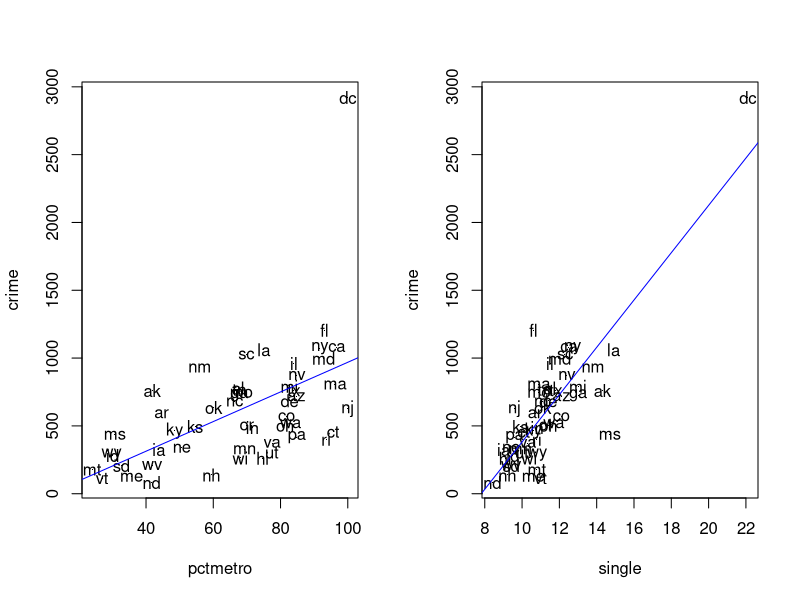
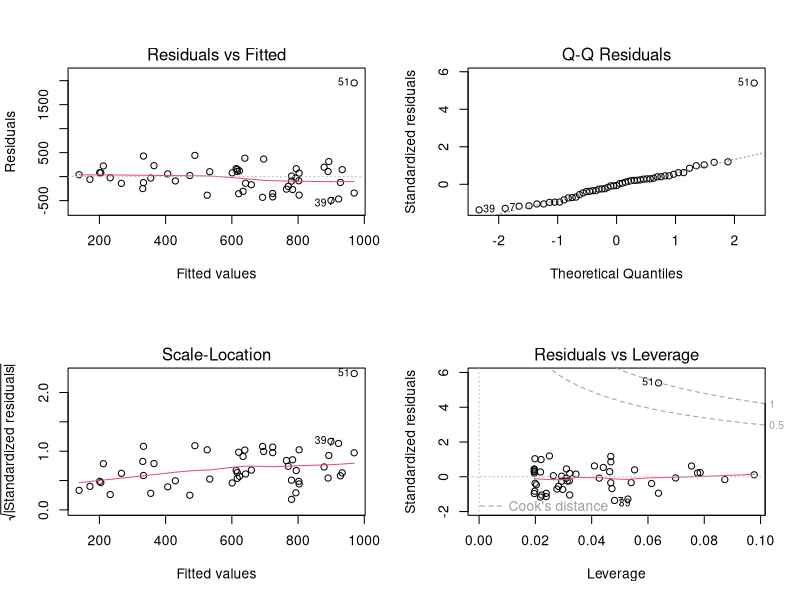
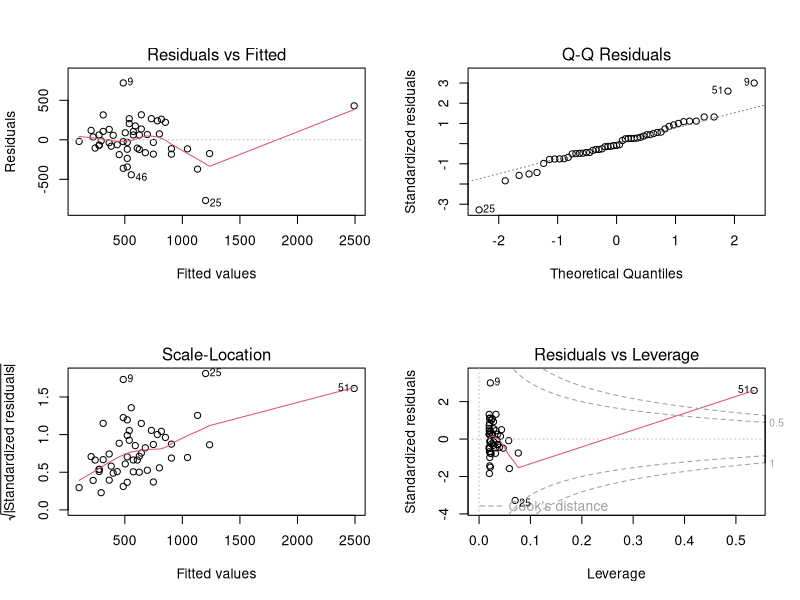
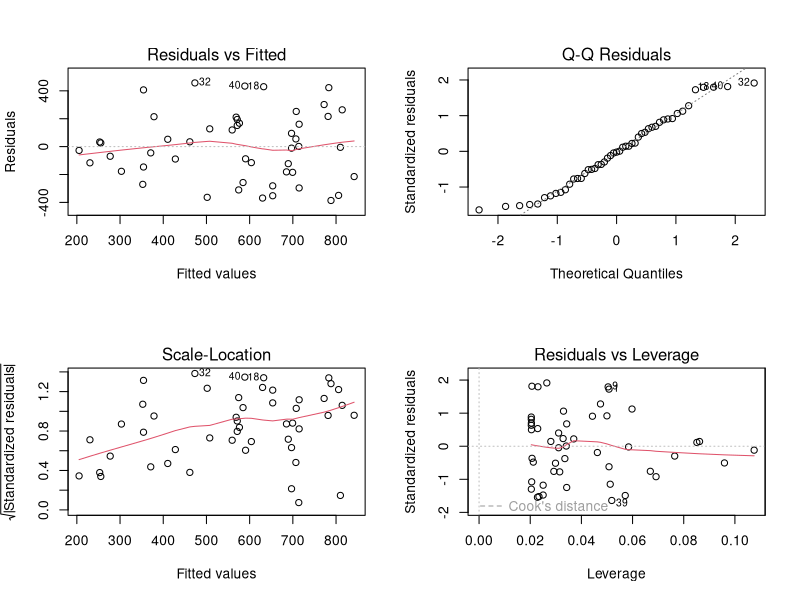
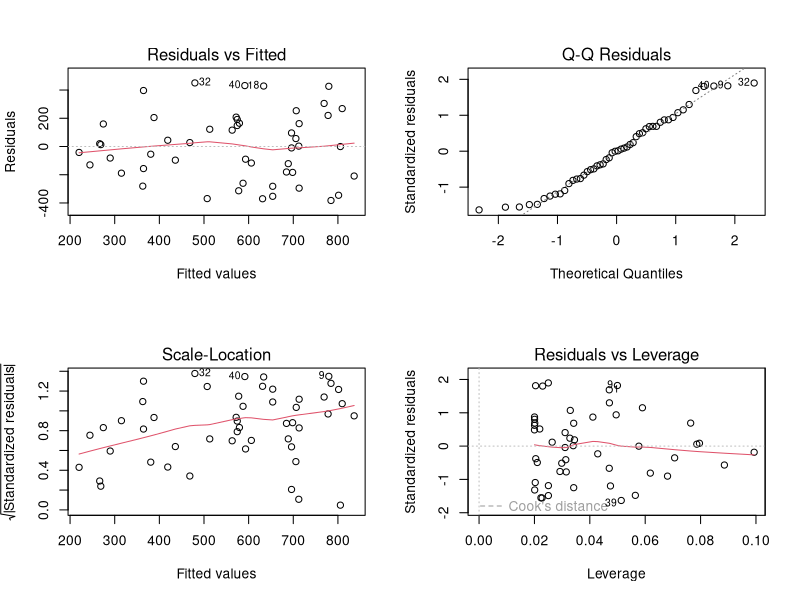
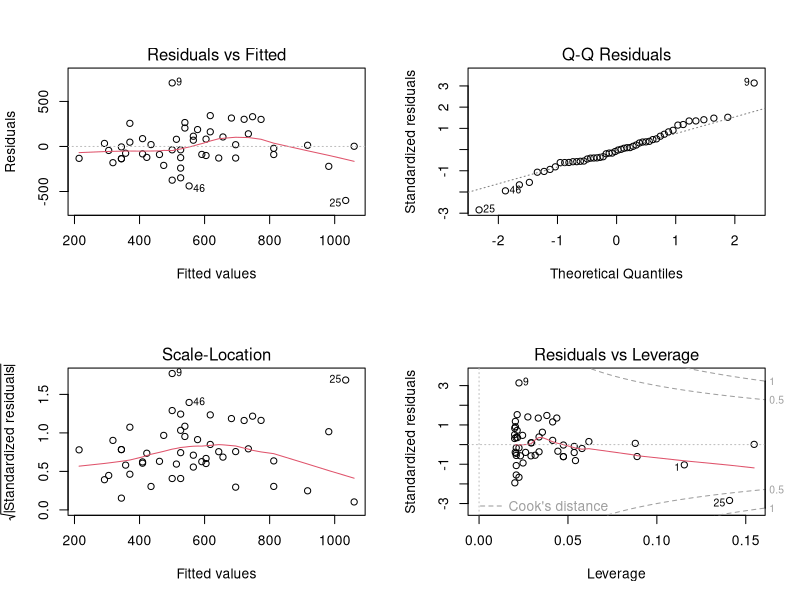
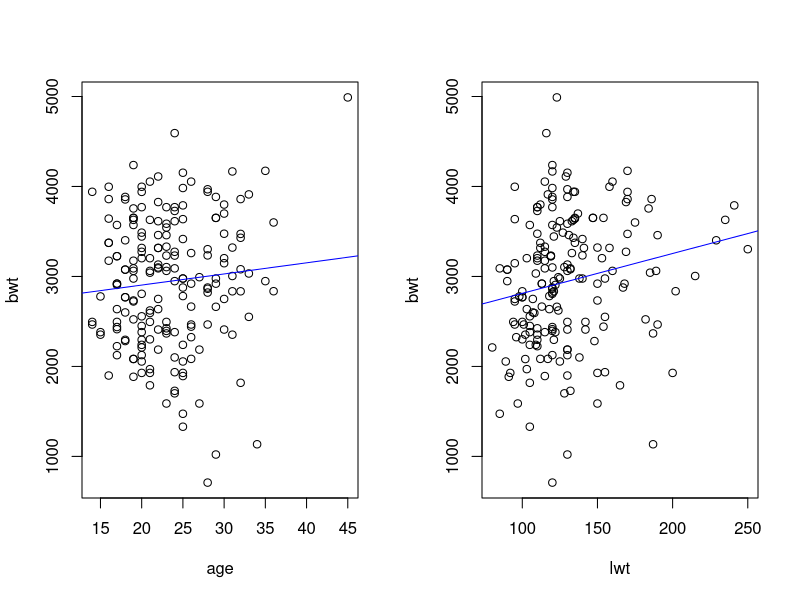
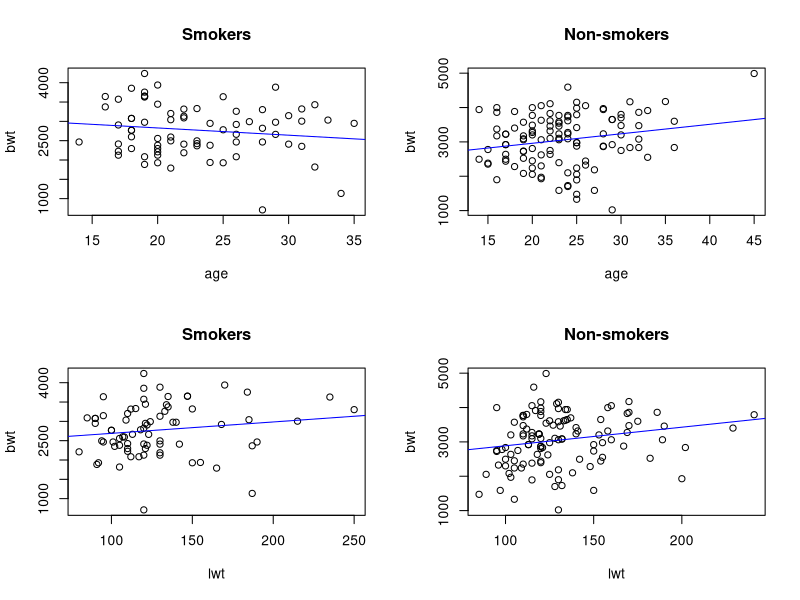

Write the R code that produced these figures, in order.
## ---- chunk 1
#| label: linear-1a-1
#| warning: false
#| echo: true

crime_data <- read.csv('data/crime_mod.csv')
# head(crime_data)

par(mfrow = c(1, 2)) # make plots in 1 row 2 col

# scatter plot: crime vs pctmetro
plot(crime ~ pctmetro, pch=".", data = crime_data)
text(crime ~ pctmetro, labels = state, data = crime_data)

abline(lm(crime ~ pctmetro, data = crime_data), col = 'blue')

# scatter plot: crime vs single
plot(crime ~ single, pch='.', data = crime_data)
text(crime ~ single, labels = state, data = crime_data)

abline(lm(crime ~ single, data = crime_data), col = 'blue')
## ---- chunk 2
#| label: linear-1b-1
#| warning: false
#| echo: true

# regression: crime vs pctmetro
summary(lm(crime ~ pctmetro, data = crime_data))

# residual analysis:
par(mfrow=c(2,2))
plot(lm(crime ~ pctmetro, data = crime_data))
## ---- chunk 3
#| label: linear-1c-1
#| warning: false
#| echo: true

# regression: crime vs single
summary(lm(crime ~ single, data = crime_data))

# residual analysis:
par(mfrow=c(2,2))
plot(lm(crime ~ single, data = crime_data))
## ---- chunk 4
#| label: linear-1d-1
#| warning: false
#| echo: true

# regression: crime vs pctmetro
summary(lm(crime ~ pctmetro, 
           data = crime_data[which(crime_data$state != 'dc'),]))

ids <- crime_data$state != 'dc' & crime_data$state != 'ms'
which.ids <- which(ids)
crime_subset <- crime_data[which.ids, ]
fit <- lm(crime ~ pctmetro, data = crime_subset)
summary(fit)
plot(fit)

# residual analysis:
par(mfrow=c(2,2))
plot(lm(crime ~ pctmetro, 
        data = crime_data[which(crime_data$state != 'dc'),]))
## ---- chunk 5
#| label: linear-1d-2
#| warning: false
#| echo: true

# regression: crime vs single
summary(lm(crime ~ single, 
           data = crime_data[which(crime_data$state != 'dc'),]))

# residual analysis:
par(mfrow=c(2,2))
plot(lm(crime ~ single, 
        data = crime_data[which(crime_data$state != 'dc'),]))
## ---- chunk 6
#| label: linear-2a-1
#| warning: false
#| echo: true

birth <- read.csv('data/birth.csv')
# head(birth)

par(mfrow = c(1, 2)) # make plots in 1 row 2 col

# scatter plots:
plot(bwt ~ age, data = birth)
abline(lm(bwt ~ age, data = birth), col = 'blue')

plot(bwt ~ lwt, data = birth)
abline(lm(bwt ~ lwt, data = birth), col = 'blue')
## ---- chunk 7
#| label: linear-2a-2
#| warning: false
#| echo: true

par(mfrow = c(2, 2)) # make plots in 2 row 2 col

# scatter plots separate for smokers and non-smokers:
plot(bwt ~ age, data = birth[which(birth$smk == 'smoker'),], 
     main="Smokers")
abline(lm(bwt ~ age, data = birth[which(birth$smk == 'smoker'),]), 
          col = 'blue')

plot(bwt ~ age, data = birth[which(birth$smk == 'nonsmoker'),], 
     main="Non-smokers")
abline(lm(bwt ~ age, data = birth[which(birth$smk == 'nonsmoker'),]), 
       col = 'blue')

plot(bwt ~ lwt, data = birth[which(birth$smk == 'smoker'),], 
     main="Smokers")
abline(lm(bwt ~ lwt, data = birth[which(birth$smk == 'smoker'),]), 
          col = 'blue')

plot(bwt ~ lwt, data = birth[which(birth$smk == 'nonsmoker'),], 
     main="Non-smokers")
abline(lm(bwt ~ lwt, data = birth[which(birth$smk == 'nonsmoker'),]), 
       col = 'blue')
## ---- chunk 8
#| label: linear-2b-1
#| warning: false
#| echo: true

cor.test(~ bwt + lwt, data = birth)
## ---- chunk 9
#| label: linear-2c-1
#| warning: false
#| echo: true

boxplot(bwt ~ smk, data = birth)
## ---- chunk 10
#| label: linear-2d-1
#| warning: false
#| echo: true

# regression
summary(lm(bwt ~ smk, data = birth))
## ---- chunk 11
#| label: linear-2d-2
#| warning: false
#| echo: true

# scatter plots:
summary(lm(bwt ~ smk + lwt, data = birth))
## ---- chunk 12
#| label: linear-2d-3
#| warning: false
#| echo: true

# scatter plots:
summary(lm(bwt ~ smk + lwt + eth, data = birth))

# residual analysis:
par(mfrow=c(2,2))
plot(lm(bwt ~ smk + lwt + eth, data = birth))
